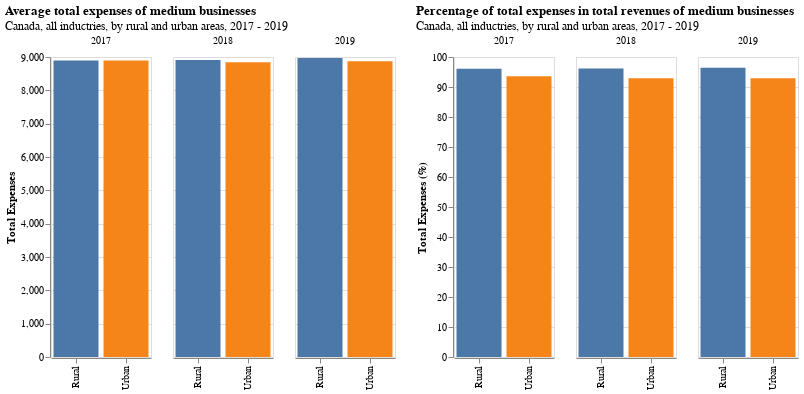

This figure's notebook cell:
### Code cell
chart1 | chart1_1

### Figure 1 — Vega-Lite specification as saved in the notebook (floating-point values rounded to 4 significant figures)
{"config": {"view": {"continuousWidth": 400, "continuousHeight": 300}}, "hconcat": [{"data": {"name": "data-8e3f7a11e6dc08874edce96e70c025f9"}, "mark": "bar", "encoding": {"color": {"field": "Location indicator", "legend": null, "type": "nominal"}, "column": {"field": "Reference year", "title": "", "type": "quantitative"}, "x": {"field": "Location indicator", "title": "", "type": "nominal"}, "y": {"field": "Total expenses", "title": "Total Expenses", "type": "quantitative"}}, "height": 300, "title": {"text": "Average total expenses of medium businesses", "subtitle": "Canada, all inductries, by rural and urban areas, 2017 - 2019"}, "width": 100}, {"data": {"name": "data-c7fd26772ec6c2aec701b006fc1d5d99"}, "mark": "bar", "encoding": {"color": {"field": "Location indicator", "legend": null, "type": "nominal"}, "column": {"field": "Reference year", "title": "", "type": "quantitative"}, "x": {"field": "Location indicator", "title": "", "type": "nominal"}, "y": {"field": "Total expenses (%)", "title": "Total Expenses (%)", "type": "quantitative"}}, "height": 300, "title": {"text": "Percentage of total expenses in total revenues of medium businesses", "subtitle": "Canada, all inductries, by rural and urban areas, 2017 - 2019"}, "width": 100}], "$schema": "https://vega.github.io/schema/vega-lite/v4.17.0.json", "datasets": {"data-8e3f7a11e6dc08874edce96e70c025f9": [{"Reference year": 2017.0, "Location indicator": "Rural", "Total expenses": "8896.5"}, {"Reference year": 2017.0, "Location indicator": "Urban", "Total expenses": "8893.6"}, {"Reference year": 2018.0, "Location indicator": "Rural", "Total expenses": "8907.5"}, {"Reference year": 2018.0, "Location indicator": "Urban", "Total expenses": "8844.4"}, {"Reference year": 2019.0, "Location indicator": "Rural", "Total expenses": "8973.3"}, {"Reference year": 2019.0, "Location indicator": "Urban", "Total expenses": "8873"}], "data-c7fd26772ec6c2aec701b006fc1d5d99": [{"Reference year": 2017.0, "Location indicator": "Rural", "Total expenses (%)": "96.1"}, {"Reference year": 2017.0, "Location indicator": "Urban", "Total expenses (%)": "93.6"}, {"Reference year": 2018.0, "Location indicator": "Rural", "Total expenses (%)": "96.2"}, {"Reference year": 2018.0, "Location indicator": "Urban", "Total expenses (%)": "92.9"}, {"Reference year": 2019.0, "Location indicator": "Rural", "Total expenses (%)": "96.4"}, {"Reference year": 2019.0, "Location indicator": "Urban", "Total expenses (%)": "92.9"}]}}
